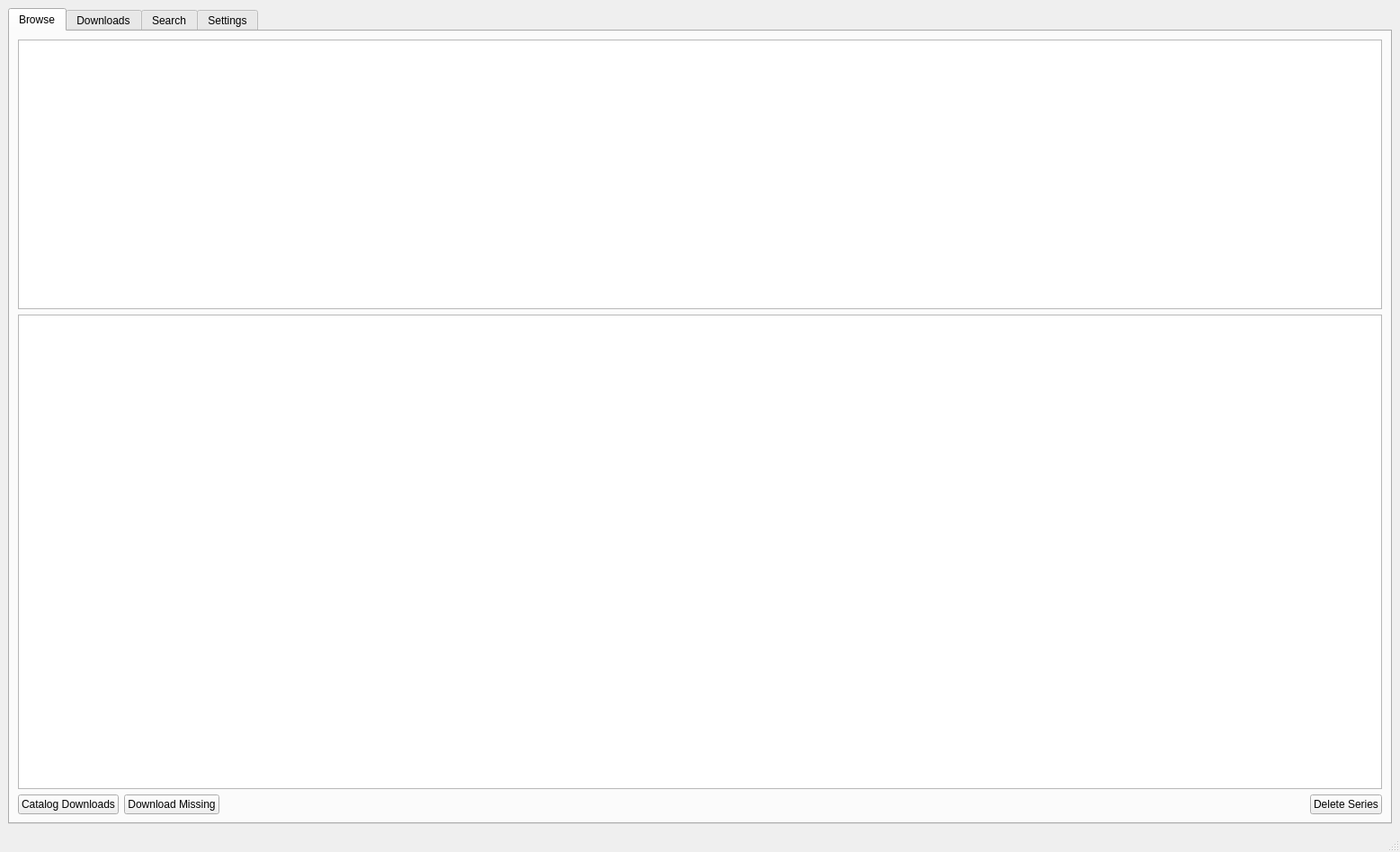
<?xml version="1.0" encoding="UTF-8"?>
<ui version="4.0">
 <class>P3TV</class>
 <widget class="QMainWindow" name="P3TV">
  <property name="geometry">
   <rect>
    <x>0</x>
    <y>0</y>
    <width>1557</width>
    <height>948</height>
   </rect>
  </property>
  <property name="minimumSize">
   <size>
    <width>1557</width>
    <height>948</height>
   </size>
  </property>
  <property name="maximumSize">
   <size>
    <width>1557</width>
    <height>948</height>
   </size>
  </property>
  <property name="windowTitle">
   <string>P3TV</string>
  </property>
  <widget class="QWidget" name="centralwidget">
   <layout class="QHBoxLayout" name="horizontalLayout_4">
    <item>
     <widget class="QTabWidget" name="tabWidget">
      <property name="currentIndex">
       <number>0</number>
      </property>
      <widget class="QWidget" name="browseTab">
       <attribute name="title">
        <string>Browse</string>
       </attribute>
       <layout class="QHBoxLayout" name="horizontalLayout_3">
        <item>
         <layout class="QVBoxLayout" name="verticalLayout_2">
          <item>
           <widget class="QTableWidget" name="seriesTableWidget">
            <property name="sizePolicy">
             <sizepolicy hsizetype="Expanding" vsizetype="Fixed">
              <horstretch>0</horstretch>
              <verstretch>0</verstretch>
             </sizepolicy>
            </property>
            <property name="minimumSize">
             <size>
              <width>0</width>
              <height>300</height>
             </size>
            </property>
            <property name="editTriggers">
             <set>QAbstractItemView::NoEditTriggers</set>
            </property>
            <property name="tabKeyNavigation">
             <bool>false</bool>
            </property>
            <property name="showDropIndicator" stdset="0">
             <bool>false</bool>
            </property>
            <property name="dragDropOverwriteMode">
             <bool>false</bool>
            </property>
           </widget>
          </item>
          <item>
           <widget class="QTableView" name="episodeTableView">
            <property name="minimumSize">
             <size>
              <width>4</width>
              <height>0</height>
             </size>
            </property>
            <property name="editTriggers">
             <set>QAbstractItemView::NoEditTriggers</set>
            </property>
            <property name="tabKeyNavigation">
             <bool>false</bool>
            </property>
            <property name="showDropIndicator" stdset="0">
             <bool>false</bool>
            </property>
            <property name="dragDropOverwriteMode">
             <bool>false</bool>
            </property>
           </widget>
          </item>
          <item>
           <layout class="QHBoxLayout" name="horizontalLayout_2">
            <item>
             <widget class="QPushButton" name="catalogDownloadsButton">
              <property name="text">
               <string>Catalog Downloads</string>
              </property>
             </widget>
            </item>
            <item>
             <widget class="QPushButton" name="downloadMissingButton">
              <property name="text">
               <string>Download Missing</string>
              </property>
             </widget>
            </item>
            <item>
             <spacer name="horizontalSpacer_2">
              <property name="orientation">
               <enum>Qt::Horizontal</enum>
              </property>
              <property name="sizeHint" stdset="0">
               <size>
                <width>40</width>
                <height>20</height>
               </size>
              </property>
             </spacer>
            </item>
            <item>
             <widget class="QPushButton" name="deleteSeriesButton">
              <property name="text">
               <string>Delete Series</string>
              </property>
             </widget>
            </item>
           </layout>
          </item>
         </layout>
        </item>
       </layout>
      </widget>
      <widget class="QWidget" name="downloadsTab">
       <attribute name="title">
        <string>Downloads</string>
       </attribute>
       <layout class="QHBoxLayout" name="horizontalLayout_5">
        <item>
         <widget class="QTableWidget" name="downloadsTableWidget"/>
        </item>
       </layout>
      </widget>
      <widget class="QWidget" name="searchTab">
       <attribute name="title">
        <string>Search</string>
       </attribute>
       <layout class="QHBoxLayout" name="horizontalLayout_6">
        <item>
         <spacer name="horizontalSpacer">
          <property name="orientation">
           <enum>Qt::Horizontal</enum>
          </property>
          <property name="sizeHint" stdset="0">
           <size>
            <width>486</width>
            <height>20</height>
           </size>
          </property>
         </spacer>
        </item>
        <item>
         <layout class="QVBoxLayout" name="verticalLayout">
          <item>
           <spacer name="verticalSpacer">
            <property name="orientation">
             <enum>Qt::Vertical</enum>
            </property>
            <property name="sizeHint" stdset="0">
             <size>
              <width>20</width>
              <height>40</height>
             </size>
            </property>
           </spacer>
          </item>
          <item>
           <layout class="QHBoxLayout" name="horizontalLayout">
            <item>
             <widget class="QLineEdit" name="searchLineEdit">
              <property name="accessibleName">
               <string/>
              </property>
             </widget>
            </item>
            <item>
             <widget class="QPushButton" name="searchButton">
              <property name="text">
               <string>Search</string>
              </property>
              <property name="autoDefault">
               <bool>false</bool>
              </property>
              <property name="default">
               <bool>false</bool>
              </property>
             </widget>
            </item>
           </layout>
          </item>
          <item>
           <widget class="QTableView" name="searchResultsTableView">
            <property name="maximumSize">
             <size>
              <width>16777215</width>
              <height>192</height>
             </size>
            </property>
            <property name="editTriggers">
             <set>QAbstractItemView::NoEditTriggers</set>
            </property>
            <property name="tabKeyNavigation">
             <bool>false</bool>
            </property>
            <property name="showDropIndicator" stdset="0">
             <bool>false</bool>
            </property>
            <property name="dragDropOverwriteMode">
             <bool>false</bool>
            </property>
           </widget>
          </item>
          <item>
           <widget class="QPushButton" name="addSeriesButton">
            <property name="text">
             <string>Add Series</string>
            </property>
           </widget>
          </item>
          <item>
           <spacer name="verticalSpacer_2">
            <property name="orientation">
             <enum>Qt::Vertical</enum>
            </property>
            <property name="sizeHint" stdset="0">
             <size>
              <width>20</width>
              <height>40</height>
             </size>
            </property>
           </spacer>
          </item>
         </layout>
        </item>
        <item>
         <spacer name="horizontalSpacer_3">
          <property name="orientation">
           <enum>Qt::Horizontal</enum>
          </property>
          <property name="sizeHint" stdset="0">
           <size>
            <width>486</width>
            <height>20</height>
           </size>
          </property>
         </spacer>
        </item>
       </layout>
      </widget>
      <widget class="QWidget" name="settingsTab">
       <attribute name="title">
        <string>Settings</string>
       </attribute>
       <layout class="QHBoxLayout" name="horizontalLayout_10">
        <item>
         <spacer name="horizontalSpacer_4">
          <property name="orientation">
           <enum>Qt::Horizontal</enum>
          </property>
          <property name="sizeHint" stdset="0">
           <size>
            <width>486</width>
            <height>20</height>
           </size>
          </property>
         </spacer>
        </item>
        <item>
         <layout class="QVBoxLayout" name="verticalLayout_4">
          <item>
           <widget class="QGroupBox" name="directoriesGroupBox">
            <property name="title">
             <string>Directories</string>
            </property>
            <layout class="QHBoxLayout" name="horizontalLayout_7">
             <item>
              <layout class="QFormLayout" name="directoriesFormLayout">
               <property name="fieldGrowthPolicy">
                <enum>QFormLayout::ExpandingFieldsGrow</enum>
               </property>
               <item row="0" column="0">
                <widget class="QLabel" name="downloadPathLabel">
                 <property name="text">
                  <string>Downloads</string>
                 </property>
                </widget>
               </item>
               <item row="0" column="1">
                <widget class="QLineEdit" name="downloadPathLineEdit"/>
               </item>
               <item row="1" column="0">
                <widget class="QLabel" name="libraryPathLabel">
                 <property name="text">
                  <string>Library</string>
                 </property>
                </widget>
               </item>
               <item row="1" column="1">
                <widget class="QLineEdit" name="libraryPathLineEdit"/>
               </item>
              </layout>
             </item>
            </layout>
           </widget>
          </item>
          <item>
           <widget class="QGroupBox" name="transmissionGroupBox">
            <property name="minimumSize">
             <size>
              <width>0</width>
              <height>0</height>
             </size>
            </property>
            <property name="title">
             <string>Transmission</string>
            </property>
            <layout class="QVBoxLayout" name="verticalLayout_3">
             <item>
              <layout class="QFormLayout" name="transmissionFormLayout">
               <property name="fieldGrowthPolicy">
                <enum>QFormLayout::ExpandingFieldsGrow</enum>
               </property>
               <item row="0" column="0">
                <widget class="QLabel" name="usernameLabel">
                 <property name="text">
                  <string>Username</string>
                 </property>
                </widget>
               </item>
               <item row="0" column="1">
                <widget class="QLineEdit" name="transmissionUsernameLineEdit">
                 <property name="minimumSize">
                  <size>
                   <width>180</width>
                   <height>0</height>
                  </size>
                 </property>
                </widget>
               </item>
               <item row="1" column="0">
                <widget class="QLabel" name="passwordLabel">
                 <property name="text">
                  <string>Password</string>
                 </property>
                </widget>
               </item>
               <item row="1" column="1">
                <widget class="QLineEdit" name="transmissionPasswordLineEdit">
                 <property name="minimumSize">
                  <size>
                   <width>180</width>
                   <height>0</height>
                  </size>
                 </property>
                 <property name="echoMode">
                  <enum>QLineEdit::Password</enum>
                 </property>
                </widget>
               </item>
               <item row="2" column="0">
                <widget class="QLabel" name="hostLabel">
                 <property name="text">
                  <string>Host</string>
                 </property>
                </widget>
               </item>
               <item row="2" column="1">
                <widget class="QLineEdit" name="transmissionHostLineEdit">
                 <property name="minimumSize">
                  <size>
                   <width>180</width>
                   <height>0</height>
                  </size>
                 </property>
                </widget>
               </item>
               <item row="3" column="0">
                <widget class="QLabel" name="portLabel">
                 <property name="text">
                  <string>Port</string>
                 </property>
                </widget>
               </item>
               <item row="3" column="1">
                <widget class="QLineEdit" name="transmissionPortLineEdit">
                 <property name="minimumSize">
                  <size>
                   <width>180</width>
                   <height>0</height>
                  </size>
                 </property>
                 <property name="inputMethodHints">
                  <set>Qt::ImhNone</set>
                 </property>
                </widget>
               </item>
              </layout>
             </item>
            </layout>
           </widget>
          </item>
          <item>
           <layout class="QHBoxLayout" name="horizontalLayout_8">
            <item>
             <spacer name="horizontalSpacer_6">
              <property name="orientation">
               <enum>Qt::Horizontal</enum>
              </property>
              <property name="sizeHint" stdset="0">
               <size>
                <width>40</width>
                <height>20</height>
               </size>
              </property>
             </spacer>
            </item>
            <item>
             <widget class="QPushButton" name="revertPushButton">
              <property name="text">
               <string>Revert</string>
              </property>
             </widget>
            </item>
            <item>
             <widget class="QPushButton" name="savePushButton">
              <property name="text">
               <string>Save</string>
              </property>
             </widget>
            </item>
           </layout>
          </item>
          <item>
           <spacer name="verticalSpacer_3">
            <property name="orientation">
             <enum>Qt::Vertical</enum>
            </property>
            <property name="sizeHint" stdset="0">
             <size>
              <width>20</width>
              <height>288</height>
             </size>
            </property>
           </spacer>
          </item>
         </layout>
        </item>
        <item>
         <spacer name="horizontalSpacer_5">
          <property name="orientation">
           <enum>Qt::Horizontal</enum>
          </property>
          <property name="sizeHint" stdset="0">
           <size>
            <width>486</width>
            <height>20</height>
           </size>
          </property>
         </spacer>
        </item>
       </layout>
       <zorder>horizontalSpacer_4</zorder>
       <zorder>horizontalSpacer_5</zorder>
      </widget>
     </widget>
    </item>
   </layout>
  </widget>
  <widget class="QMenuBar" name="menubar">
   <property name="geometry">
    <rect>
     <x>0</x>
     <y>0</y>
     <width>1557</width>
     <height>22</height>
    </rect>
   </property>
  </widget>
  <widget class="QStatusBar" name="statusbar"/>
 </widget>
 <resources/>
 <connections/>
</ui>
